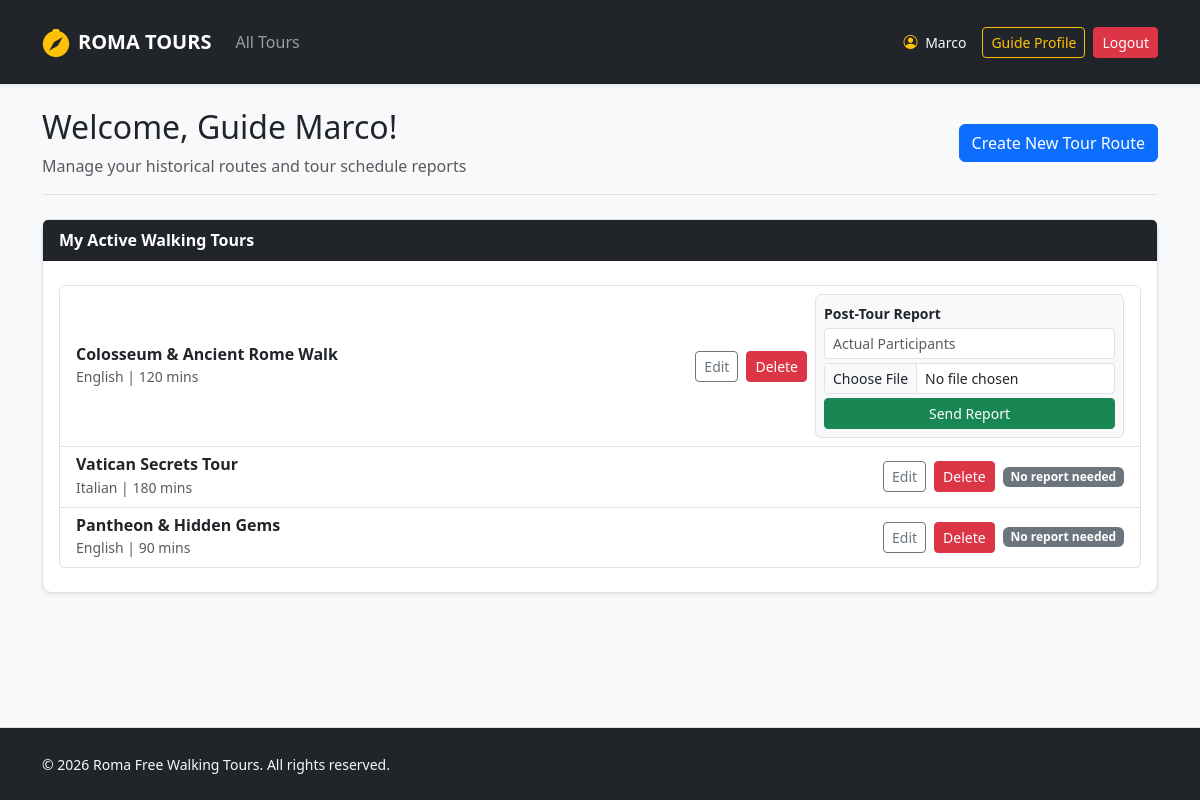
Page /guide/profile (signed in) on the committed database.
### tables this page shows
CREATE TABLE users (
            id INTEGER PRIMARY KEY AUTOINCREMENT,
            name TEXT NOT NULL,
            surname TEXT NOT NULL,
            email TEXT UNIQUE NOT NULL,
            password TEXT NOT NULL,
            role TEXT CHECK(role IN ('guide', 'participant', 'administrator')) NOT NULL,
            languages TEXT
        );

CREATE TABLE tours (
            id INTEGER PRIMARY KEY AUTOINCREMENT,
            guide_id INTEGER NOT NULL,
            title TEXT NOT NULL,
            meeting_point TEXT NOT NULL,
            duration INTEGER NOT NULL,
            language TEXT NOT NULL,
            max_participants INTEGER NOT NULL,
            description TEXT NOT NULL,
            stops TEXT NOT NULL,
            photos TEXT NOT NULL,
            FOREIGN KEY (guide_id) REFERENCES users(id) ON DELETE CASCADE
        );

### routes/auth_routes.py (the view)
@auth_bp.route("/guide/profile")
@login_required
@guide_required
def profile_guide():
    from dao.tours_dao import get_tours_by_guide_id
    my_tours = get_tours_by_guide_id(current_user.id)
    reportable_tours = tours_dao.get_past_tours_with_reservations(current_user.id)
    return render_template("profile_guide.html", tours=my_tours,reportable_tours=reportable_tours)

### app.py (called while the page is built)
@login_manager.user_loader
def load_user(user_id):
    db_user = get_user_by_id(user_id)
    if db_user:
        return User(
            id=db_user["id"], name=db_user["name"], surname=db_user["surname"],
            email=db_user["email"], role=db_user["role"], languages=db_user["languages"]
        )
    return None

### dao/tours_dao.py (called while the page is built)
def get_tours_by_guide_id(p_guide_id):
    query = "SELECT * FROM tours WHERE guide_id = ?"
    conn = sqlite3.connect("roma_tours.db")
    conn.row_factory = sqlite3.Row
    cursor = conn.cursor()
    cursor.execute(query, (p_guide_id,))
    tours = cursor.fetchall()
    cursor.close()
    conn.close()
    return tours

def get_past_tours_with_reservations(p_guide_id):
    import sqlite3
    from datetime import datetime
    today = datetime.now().strftime("%Y-%m-%d")
    query = """
        SELECT DISTINCT t.*
        FROM tours t
        JOIN reservations r ON t.id = r.tour_id
        WHERE t.guide_id = ?
        AND r.tour_date < ?
    """
    conn = sqlite3.connect("roma_tours.db")
    conn.row_factory = sqlite3.Row
    cursor = conn.cursor()
    cursor.execute(query, (p_guide_id, today))
    tours = [dict(row) for row in cursor.fetchall()]
    conn.close()
    return tours

### dao/users_dao.py (called while the page is built)
def get_user_by_id(p_id):
    query = "SELECT * FROM users WHERE id = ?"
    conn = sqlite3.connect("roma_tours.db")
    conn.row_factory = sqlite3.Row
    cursor = conn.cursor()
    cursor.execute(query, (p_id,))
    db_user = cursor.fetchone()
    cursor.close()
    conn.close()
    return db_user

### routes/auth_routes.py (called while the page is built)
def guide_required(f):
    @wraps(f)
    def decorated_function(*args, **kwargs):
        if not current_user.is_authenticated or current_user.role != 'guide':
            flash("Only guides can access this page.", "danger")
            return redirect(url_for("home"))
        return f(*args, **kwargs)
    return decorated_function

### templates/profile_guide.html (shortened to what this page needs)
{% extends 'base.html' %}
{% block content %}
<div class="col-12">
  <div class="d-flex flex-wrap justify-content-between align-items-center mb-4 border-bottom pb-3">
    <div>
      <h2>Welcome, Guide {{ current_user.name }}!</h2>
      <p class="text-muted mb-0">Manage your historical routes and tour schedule reports</p>
    </div>
    <a href="{{ url_for('guide.new_tour') }}" class="btn btn-primary">Create New Tour Route</a>
  </div>
  <div class="card shadow-sm border mb-4">
    <div class="card-header bg-dark text-white fw-bold">My Active Walking Tours</div>
    <div class="card-body py-4">
       {% if tours %}
         <div class="list-group">
           {% for tour in tours %}
             <div class="list-group-item d-flex justify-content-between align-items-center">
               <div>
                 <h6 class="mb-0 fw-bold">{{ tour.title }}</h6>
                 <small class="text-muted">{{ tour.language }} | {{ tour.duration }} mins</small>
               </div>
               <div class="d-flex gap-2 align-items-center">
                 <a href="{{ url_for('guide.edit_tour', tour_id=tour.id) }}" class="btn btn-sm btn-outline-secondary">Edit</a>
                 <form action="{{ url_for('guide.delete_tour', tour_id=tour.id) }}" method="POST" class="d-inline">
                    <button type="submit"
                            class="btn btn-sm btn-danger"
                            onclick="return confirm('Are you sure you want to delete this tour?')">
                      Delete
                    </button>
                 </form>
                 {% if reportable_tours and tour.id in reportable_tours|map(attribute='id') %}
                   <form action="{{ url_for('guide.submit_report', tour_id=tour.id) }}" method="POST" enctype="multipart/form-data" class="border p-2 rounded bg-light">
                    <small class="d-block mb-1 fw-bold">Post-Tour Report</small>
                    <input type="number" name="actual_participants" placeholder="Actual Participants" required class="form-control form-control-sm mb-1">
                    <input type="file" name="report_photo" class="form-control form-control-sm mb-1" required>
                    <button type="submit" class="btn btn-sm btn-success w-100">Send Report</button>
                   </form>
                 {% else %}
                   <span class="badge bg-secondary">No report needed</span>
                 {% endif %}
               </div>
             </div>
           {% endfor %}
         </div>
       {% else %}
         <div class="text-center text-muted">
           <i class="bi bi-map fs-2 mb-2 d-block text-secondary"></i>
           <p class="mb-0 small">No custom tour routes created yet. Click the button above to start your first tour!</p>
         </div>
       {% endif %}
    </div>
  </div>
</div>
{% endblock %}

### templates/base.html (shortened to what this page needs)
<!DOCTYPE html>
<html lang="en">
<head>
  <link href="https://cdn.jsdelivr.net/npm/bootstrap@5.3.2/dist/css/bootstrap.min.css" rel="stylesheet">
  <link rel="stylesheet" href="https://cdn.jsdelivr.net/npm/bootstrap-icons@1.11.3/font/bootstrap-icons.min.css">
  <link rel="stylesheet" href="{{ url_for('static', filename='css/styles.css') }}">
</head>
<body class="d-flex flex-column min-vh-100">
  <nav class="navbar navbar-expand-lg navbar-dark bg-dark shadow-sm py-3 mb-4">
    <div class="container">
      <a class="navbar-brand d-flex align-items-center fw-bold text-uppercase tracking-wider" href="{{ url_for('roma_tours') }}">
        <i class="bi bi-compass-fill me-2 text-warning fs-3"></i> Roma Tours
      </a>
      <div class="collapse navbar-collapse" id="mainNav">
        <ul class="navbar-nav me-auto mb-2 mb-lg-0">
          <li class="nav-item">
            <a class="nav-link {% if request.endpoint == 'home' %}active{% endif %}" href="{{ url_for('home') }}">All Tours</a>
          </li>
        </ul>
        <div class="d-flex align-items-center gap-2">
          {% if current_user.is_authenticated %}
            <span class="text-light me-2 small">
              <i class="bi bi-person-circle me-1 text-warning"></i> {{ current_user.name }}
            </span>
            {% if current_user.role == 'administrator' %}
              <a href="{{ url_for('auth.profile_admin') }}" class="btn btn-outline-warning btn-sm">Admin Dashboard</a>
            {% elif current_user.role == 'guide' %}
              <a href="{{ url_for('auth.profile_guide') }}" class="btn btn-outline-warning btn-sm">Guide Profile</a>
            {% else %}
              <a href="{{ url_for('auth.profile_participant') }}" class="btn btn-outline-warning btn-sm">My Bookings</a>
            {% endif %}
            <a href="{{ url_for('auth.logout') }}" class="btn btn-danger btn-sm">Logout</a>
          {% endif %}
        </div>
      </div>
    </div>
  </nav>
  <div class="container flex-grow-1">
    <div class="row g-4">
      {% block content %}{% endblock %}
    </div>
  </div>
  <footer class="mt-auto border-top bg-dark text-light">
    <div class="container py-4">
      <div class="row align-items-center">
        <div class="col-12 col-md-6 text-center text-md-start">
          <span class="small">© 2026 Roma Free Walking Tours. All rights reserved.</span>
        </div>
      </div>
    </div>
  </footer>
</body>
</html>

### static/css/styles.css (style rules this page uses)
body { background-color: #f8f9fa; font-family: 'Segoe UI', Tahoma, Geneva, Verdana, sans-serif; font-size: 1rem; }
.card { border: none; border-radius: 0.6rem; transition: transform 0.2s ease, box-shadow 0.2s ease; }

### rows in the picture
users: name "Marco"
tours: title "Colosseum & Ancient Rome Walk", language "English", duration "120"
tours: title "Vatican Secrets Tour", language "Italian", duration "180", shows "No report needed"
tours: title "Pantheon & Hidden Gems", language "English", duration "90", shows "No report needed"
